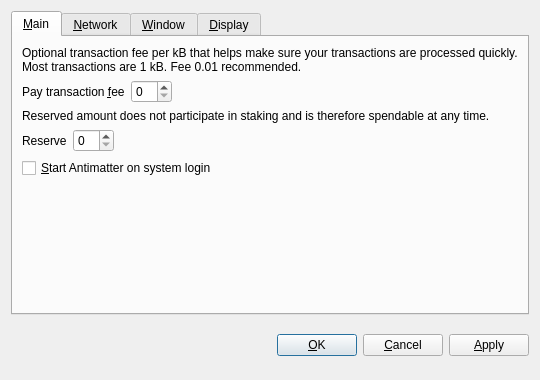
<?xml version="1.0" encoding="UTF-8"?>
<ui version="4.0">
 <class>OptionsDialog</class>
 <widget class="QDialog" name="OptionsDialog">
  <property name="geometry">
   <rect>
    <x>0</x>
    <y>0</y>
    <width>540</width>
    <height>380</height>
   </rect>
  </property>
  <property name="windowTitle">
   <string>Options</string>
  </property>
  <property name="modal">
   <bool>true</bool>
  </property>
  <layout class="QVBoxLayout" name="verticalLayout">
   <item>
    <widget class="QTabWidget" name="tabWidget">
     <property name="tabPosition">
      <enum>QTabWidget::North</enum>
     </property>
     <property name="currentIndex">
      <number>0</number>
     </property>
     <widget class="QWidget" name="tabMain">
      <attribute name="title">
       <string>&amp;Main</string>
      </attribute>
      <layout class="QVBoxLayout" name="verticalLayout_Main">
       <item>
        <widget class="QLabel" name="transactionFeeInfoLabel">
         <property name="text">
          <string>Optional transaction fee per kB that helps make sure your transactions are processed quickly. Most transactions are 1 kB. Fee 0.01 recommended.</string>
         </property>
         <property name="textFormat">
          <enum>Qt::PlainText</enum>
         </property>
         <property name="wordWrap">
          <bool>true</bool>
         </property>
        </widget>
       </item>
       <item>
        <layout class="QHBoxLayout" name="horizontalLayoutFee">
         <item>
          <widget class="QLabel" name="transactionFeeLabel">
           <property name="text">
            <string>Pay transaction &amp;fee</string>
           </property>
           <property name="textFormat">
            <enum>Qt::PlainText</enum>
           </property>
           <property name="buddy">
            <cstring>transactionFee</cstring>
           </property>
          </widget>
         </item>
         <item>
          <widget class="BitcoinAmountField" name="transactionFee"/>
         </item>
         <item>
          <spacer name="horizontalSpacerFee">
           <property name="orientation">
            <enum>Qt::Horizontal</enum>
           </property>
           <property name="sizeHint" stdset="0">
            <size>
             <width>40</width>
             <height>20</height>
            </size>
           </property>
          </spacer>
         </item>
        </layout>
       </item>
       <item>
        <widget class="QLabel" name="reserveBalanceInfoLabel">
         <property name="text">
          <string>Reserved amount does not participate in staking and is therefore spendable at any time.</string>
         </property>
         <property name="textFormat">
          <enum>Qt::PlainText</enum>
         </property>
         <property name="wordWrap">
          <bool>true</bool>
         </property>
        </widget>
       </item>
       <item>
        <layout class="QHBoxLayout" name="horizontalLayoutReserveBalance">
         <item>
          <widget class="QLabel" name="reserveBalanceLabel">
           <property name="text">
            <string>Reserve</string>
           </property>
           <property name="textFormat">
            <enum>Qt::PlainText</enum>
           </property>
           <property name="buddy">
            <cstring>reserveBalance</cstring>
           </property>
          </widget>
         </item>
         <item>
          <widget class="BitcoinAmountField" name="reserveBalance"/>
         </item>
         <item>
          <spacer name="horizontalSpacerReserveBalance">
           <property name="orientation">
            <enum>Qt::Horizontal</enum>
           </property>
           <property name="sizeHint" stdset="0">
            <size>
             <width>40</width>
             <height>20</height>
            </size>
           </property>
          </spacer>
         </item>
        </layout>
       </item>
       <item>
        <widget class="QCheckBox" name="bitcoinAtStartup">
         <property name="toolTip">
          <string>Automatically start Antimatter after logging in to the system.</string>
         </property>
         <property name="text">
          <string>&amp;Start Antimatter on system login</string>
         </property>
        </widget>
       </item>
       <item>
        <spacer name="verticalSpacer_Main">
         <property name="orientation">
          <enum>Qt::Vertical</enum>
         </property>
         <property name="sizeHint" stdset="0">
          <size>
           <width>20</width>
           <height>40</height>
          </size>
         </property>
        </spacer>
       </item>
      </layout>
     </widget>
     <widget class="QWidget" name="tabNetwork">
      <attribute name="title">
       <string>&amp;Network</string>
      </attribute>
      <layout class="QVBoxLayout" name="verticalLayout_Network">
       <item>
        <widget class="QCheckBox" name="mapPortUpnp">
         <property name="toolTip">
          <string>Automatically open the Antimatter client port on the router. This only works when your router supports UPnP and it is enabled.</string>
         </property>
         <property name="text">
          <string>Map port using &amp;UPnP</string>
         </property>
        </widget>
       </item>
       <item>
        <widget class="QCheckBox" name="connectSocks">
         <property name="toolTip">
          <string>Connect to the Antimatter network through a SOCKS proxy (e.g. when connecting through Tor).</string>
         </property>
         <property name="text">
          <string>&amp;Connect through SOCKS proxy:</string>
         </property>
        </widget>
       </item>
       <item>
        <layout class="QHBoxLayout" name="horizontalLayout_Network">
         <item>
          <widget class="QLabel" name="proxyIpLabel">
           <property name="text">
            <string>Proxy &amp;IP:</string>
           </property>
           <property name="textFormat">
            <enum>Qt::PlainText</enum>
           </property>
           <property name="buddy">
            <cstring>proxyIp</cstring>
           </property>
          </widget>
         </item>
         <item>
          <widget class="QValidatedLineEdit" name="proxyIp">
           <property name="maximumSize">
            <size>
             <width>140</width>
             <height>16777215</height>
            </size>
           </property>
           <property name="toolTip">
            <string>IP address of the proxy (e.g. 127.0.0.1)</string>
           </property>
          </widget>
         </item>
         <item>
          <widget class="QLabel" name="proxyPortLabel">
           <property name="text">
            <string>&amp;Port:</string>
           </property>
           <property name="textFormat">
            <enum>Qt::PlainText</enum>
           </property>
           <property name="buddy">
            <cstring>proxyPort</cstring>
           </property>
          </widget>
         </item>
         <item>
          <widget class="QLineEdit" name="proxyPort">
           <property name="maximumSize">
            <size>
             <width>55</width>
             <height>16777215</height>
            </size>
           </property>
           <property name="toolTip">
            <string>Port of the proxy (e.g. 9050)</string>
           </property>
          </widget>
         </item>
         <item>
          <widget class="QLabel" name="socksVersionLabel">
           <property name="text">
            <string>SOCKS &amp;Version:</string>
           </property>
           <property name="textFormat">
            <enum>Qt::PlainText</enum>
           </property>
           <property name="buddy">
            <cstring>socksVersion</cstring>
           </property>
          </widget>
         </item>
         <item>
          <widget class="QValueComboBox" name="socksVersion">
           <property name="toolTip">
            <string>SOCKS version of the proxy (e.g. 5)</string>
           </property>
          </widget>
         </item>
         <item>
          <spacer name="horizontalSpacer_Network">
           <property name="orientation">
            <enum>Qt::Horizontal</enum>
           </property>
           <property name="sizeHint" stdset="0">
            <size>
             <width>40</width>
             <height>20</height>
            </size>
           </property>
          </spacer>
         </item>
        </layout>
       </item>
       <item>
        <spacer name="verticalSpacer_Network">
         <property name="orientation">
          <enum>Qt::Vertical</enum>
         </property>
         <property name="sizeHint" stdset="0">
          <size>
           <width>20</width>
           <height>40</height>
          </size>
         </property>
        </spacer>
       </item>
      </layout>
     </widget>
     <widget class="QWidget" name="tabWindow">
      <attribute name="title">
       <string>&amp;Window</string>
      </attribute>
      <layout class="QVBoxLayout" name="verticalLayout_Window">
       <item>
        <widget class="QCheckBox" name="minimizeToTray">
         <property name="toolTip">
          <string>Show only a tray icon after minimizing the window.</string>
         </property>
         <property name="text">
          <string>&amp;Minimize to the tray instead of the taskbar</string>
         </property>
        </widget>
       </item>
       <item>
        <widget class="QCheckBox" name="minimizeOnClose">
         <property name="toolTip">
          <string>Minimize instead of exit the application when the window is closed. When this option is enabled, the application will be closed only after selecting Quit in the menu.</string>
         </property>
         <property name="text">
          <string>M&amp;inimize on close</string>
         </property>
        </widget>
       </item>
       <item>
        <spacer name="verticalSpacer_Window">
         <property name="orientation">
          <enum>Qt::Vertical</enum>
         </property>
         <property name="sizeHint" stdset="0">
          <size>
           <width>20</width>
           <height>40</height>
          </size>
         </property>
        </spacer>
       </item>
      </layout>
     </widget>
     <widget class="QWidget" name="tabDisplay">
      <attribute name="title">
       <string>&amp;Display</string>
      </attribute>
      <layout class="QVBoxLayout" name="verticalLayout_Display">
       <item>
        <layout class="QHBoxLayout" name="horizontalLayout_1_Display">
         <item>
          <widget class="QLabel" name="langLabel">
           <property name="text">
            <string>User Interface &amp;language:</string>
           </property>
           <property name="textFormat">
            <enum>Qt::PlainText</enum>
           </property>
           <property name="buddy">
            <cstring>lang</cstring>
           </property>
          </widget>
         </item>
         <item>
          <widget class="QValueComboBox" name="lang">
           <property name="toolTip">
            <string>The user interface language can be set here. This setting will take effect after restarting Antimatter.</string>
           </property>
          </widget>
         </item>
        </layout>
       </item>
       <item>
        <layout class="QHBoxLayout" name="horizontalLayout_2_Display">
         <item>
          <widget class="QLabel" name="unitLabel">
           <property name="text">
            <string>&amp;Unit to show amounts in:</string>
           </property>
           <property name="textFormat">
            <enum>Qt::PlainText</enum>
           </property>
           <property name="buddy">
            <cstring>unit</cstring>
           </property>
          </widget>
         </item>
         <item>
          <widget class="QValueComboBox" name="unit">
           <property name="toolTip">
            <string>Choose the default subdivision unit to show in the interface and when sending coins.</string>
           </property>
          </widget>
         </item>
        </layout>
       </item>
       <item>
        <widget class="QCheckBox" name="displayAddresses">
         <property name="toolTip">
          <string>Whether to show Antimatter addresses in the transaction list or not.</string>
         </property>
         <property name="text">
          <string>&amp;Display addresses in transaction list</string>
         </property>
        </widget>
       </item>
       <item>
        <widget class="QCheckBox" name="coinControlFeatures">
         <property name="toolTip">
          <string>Whether to show coin control features or not.</string>
         </property>
         <property name="text">
          <string>Display coin &amp;control features (experts only!)</string>
         </property>
        </widget>
       </item>
       <item>
        <spacer name="verticalSpacer_Display">
         <property name="orientation">
          <enum>Qt::Vertical</enum>
         </property>
         <property name="sizeHint" stdset="0">
          <size>
           <width>20</width>
           <height>40</height>
          </size>
         </property>
        </spacer>
       </item>
      </layout>
     </widget>
    </widget>
   </item>
   <item>
    <layout class="QHBoxLayout" name="horizontalLayout_Buttons">
     <item>
      <spacer name="horizontalSpacer_1">
       <property name="orientation">
        <enum>Qt::Horizontal</enum>
       </property>
       <property name="sizeHint" stdset="0">
        <size>
         <width>40</width>
         <height>48</height>
        </size>
       </property>
      </spacer>
     </item>
     <item>
      <widget class="QLabel" name="statusLabel">
       <property name="font">
        <font>
         <weight>75</weight>
         <bold>true</bold>
        </font>
       </property>
       <property name="text">
        <string/>
       </property>
       <property name="textFormat">
        <enum>Qt::PlainText</enum>
       </property>
       <property name="wordWrap">
        <bool>true</bool>
       </property>
      </widget>
     </item>
     <item>
      <spacer name="horizontalSpacer_2">
       <property name="orientation">
        <enum>Qt::Horizontal</enum>
       </property>
       <property name="sizeHint" stdset="0">
        <size>
         <width>40</width>
         <height>48</height>
        </size>
       </property>
      </spacer>
     </item>
     <item>
      <widget class="QPushButton" name="okButton">
       <property name="text">
        <string>&amp;OK</string>
       </property>
      </widget>
     </item>
     <item>
      <widget class="QPushButton" name="cancelButton">
       <property name="text">
        <string>&amp;Cancel</string>
       </property>
       <property name="autoDefault">
        <bool>false</bool>
       </property>
      </widget>
     </item>
     <item>
      <widget class="QPushButton" name="applyButton">
       <property name="text">
        <string>&amp;Apply</string>
       </property>
       <property name="autoDefault">
        <bool>false</bool>
       </property>
      </widget>
     </item>
    </layout>
   </item>
  </layout>
 </widget>
 <customwidgets>
  <customwidget>
   <class>BitcoinAmountField</class>
   <extends>QSpinBox</extends>
   <header>bitcoinamountfield.h</header>
  </customwidget>
  <customwidget>
   <class>QValueComboBox</class>
   <extends>QComboBox</extends>
   <header>qvaluecombobox.h</header>
  </customwidget>
  <customwidget>
   <class>QValidatedLineEdit</class>
   <extends>QLineEdit</extends>
   <header>qvalidatedlineedit.h</header>
  </customwidget>
 </customwidgets>
 <resources/>
 <connections/>
</ui>
